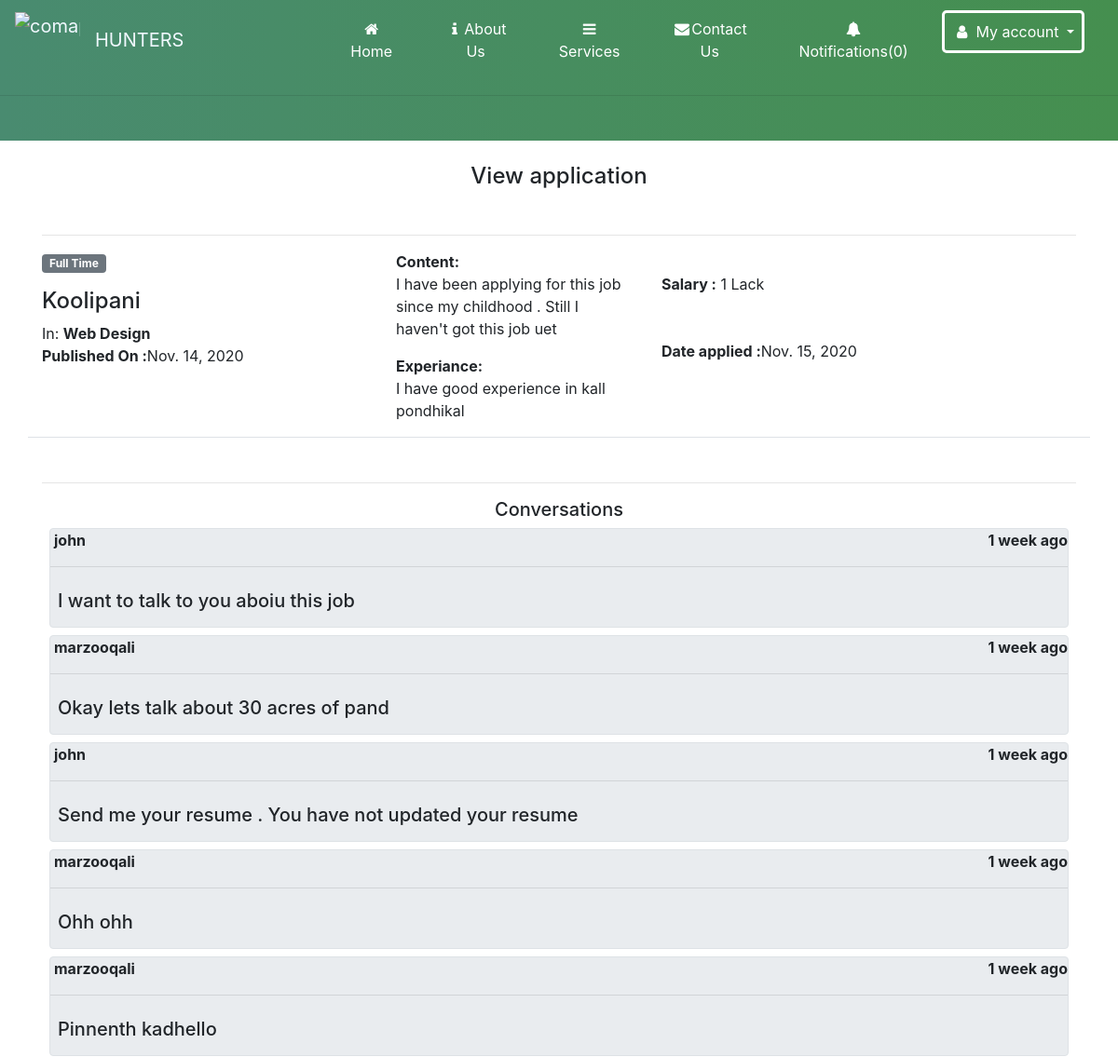
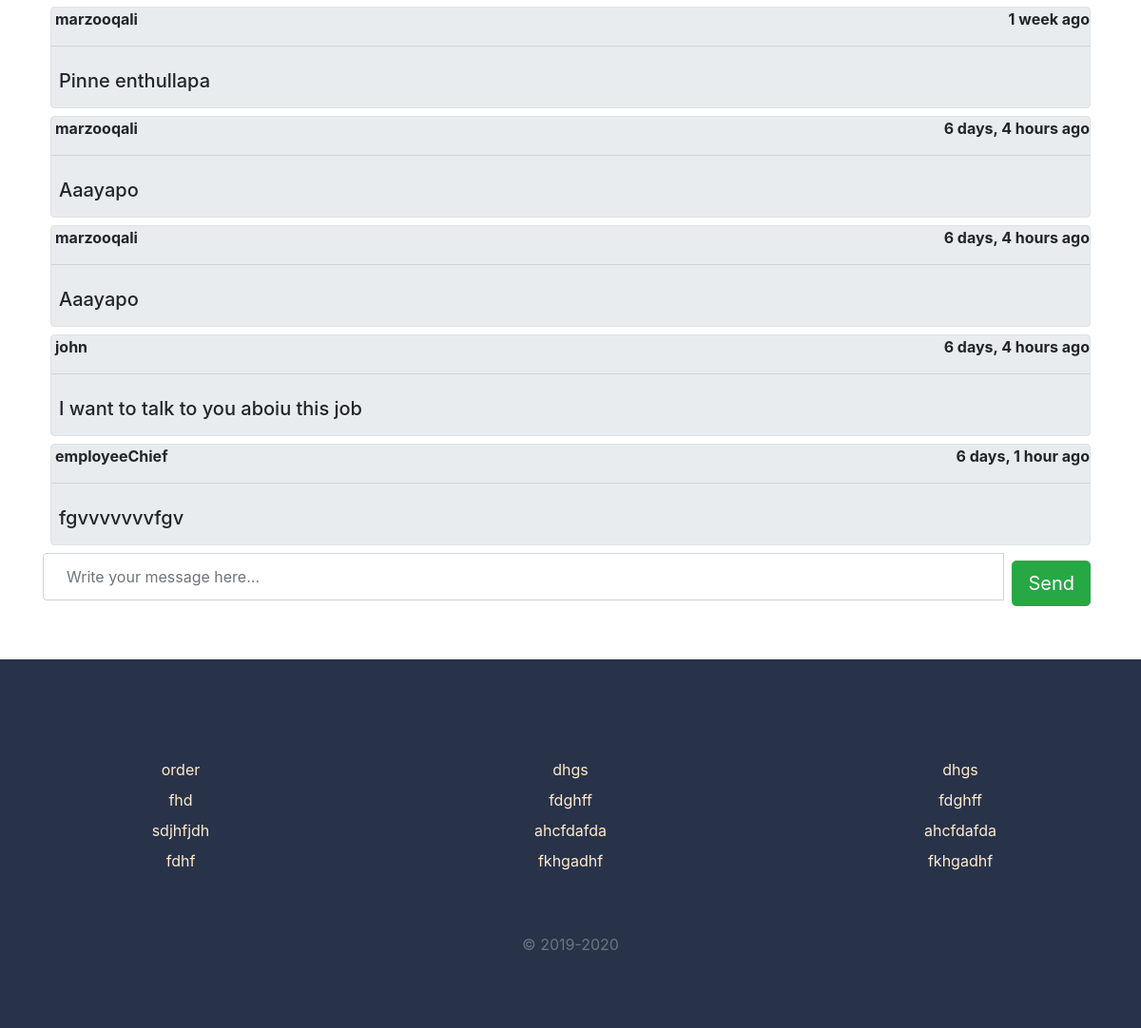
The app's page /application/15 (signed in) with its own data (2 pictures, top to bottom).
### home/models.py (models this page shows, shortened)
class Application(models.Model):
    job = models.ForeignKey(JobPosting,related_name='applications',on_delete=models.CASCADE)
    content=models.CharField( max_length=300)
    experiance=models.CharField(max_length=300)
    created_by = models.ForeignKey(User,related_name='applications', on_delete=models.CASCADE,
                        null=True ,  editable=False, blank=True)
    created_at = models.DateTimeField(auto_now_add=True)

class JobPosting(models.Model):
    created_by = models.ForeignKey(User,related_name='jobs', on_delete=models.CASCADE,
                        null=True ,  editable=False, blank=True)
    title = models.CharField(max_length=100)
    company_name = models.CharField(max_length=200)
    employment_status = models.CharField(choices=JOB_TYPE, max_length=10)
    vacancy = models.CharField(max_length=10, null=True)
    gender = models.CharField(choices=GENDER, max_length=30, null=True)
    category = models.CharField(choices=CATEGORY, max_length=30)
    description = models.TextField()
    responsibilities = models.TextField()
    experience = models.CharField(max_length=100)
    job_location = models.CharField(max_length=120)
    Salary = models.CharField(max_length=100, null=True, blank=True)
    application_deadline = models.DateTimeField()
    published_on = models.DateTimeField(auto_now_add=True)
    class Meta:
        ordering=['-published_on']

class ConversationMessage(models.Model):
    application = models.ForeignKey(Application,related_name='conversationmessages',on_delete=models.CASCADE)
    content=models.TextField()
    created_by = models.ForeignKey(User,related_name='conversationmessages', on_delete=models.CASCADE)
    created_at = models.DateTimeField(auto_now_add=True)
    class Meta:
        ordering=['created_at']

### home/views.py (the view, shortened to what this page needs)
# urls.py: path('application/<int:app_id>',views.view_application,name='view_application'),
@login_required
def view_application(request,app_id):
    if request.user.userprofile.is_employer:
        application = get_object_or_404(Application, pk= app_id, job__created_by= request.user)
    else:
        application = get_object_or_404(Application, pk= app_id, created_by= request.user)
    return render(request,'viewapplication.html',{'application':application})

### home/context_processors.py (called while the page is built)
def notification(request):
    if request.user.is_authenticated:
        return {'notifications':request.user.notifications.filter(is_read=False)}
    else:
        return {'notifications':[]}

### templates/viewapplication.html (shortened to what this page needs)
{% include 'navbar.html' %}
<section class="site-section mt-0 ">
    <div class="container pb-5 ">
        <h4 class="text-center m-5 pt-4 ">View application</h4>
        <hr>
        <div class="mb-5">
            <div class="row align-items-start job-item border-bottom pb-0 mb-3 pt-0">
                <div class="col-md-4 text-left">
                    <span class="badge badge-secondary px-2 py-1 mb-3">
              {{application.job.employment_status}}
            </span>
                    <h4>{{application.job.title}}</a>
                    </h4>
                    In: <strong>{{application.job.category}}</strong><br>
                    <strong> Published On :</strong>{{application.job.published_on|date}}
                </div>
                <div class="col-md-3 text-left">
                    <strong>Content:</strong>
                    <p>{{application.content}}</p>
                    <strong> Experiance:</strong>
                    <p>{{application.experiance}}</p>
                </div>
                <div class="col-md-3 pt-4 "> <strong class="text-black">Salary :</strong> {{application.job.Salary}}
                    <strong>    <p class="pt-5"> Date applied :</strong>{{application.created_at|date}} </p>
                </div>
            </div>
        </div>
        <hr>
        <h5 class="text-center  ">Conversations</h5>
        {% for message in application.conversationmessages.all %}
        <div class="chat_ib border rounded  m-2 p-0 jumbotron  ">
            <p class="font-weight-bold pl-1  pt-0 pb-0">{{message.created_by.username}} <span class="chat_date float-right pl-5">{{message.created_at|timesince}} ago </span></p>
            <hr>
            <h5 class=" p-2">{{message.content}}</h5>
        </div>
        {% empty %}
        <p class="text-center">Currently you don't have any messages </p>
        {% endfor %}
        <form method='POST'>{% csrf_token %}
            <div class="panel-footer">
                <div class="input-group">
                    <input type="textarea" name="content" id="id_content " class=" p-4  mb-2 form-control input-lg chat_input " placeholder="Write your message here..." />
                    <span class="input-group-btn">
                        <button class="btn btn-success  m-2 btn-lg"  type="submit">Send</button>
                        </span>
                </div>
            </div>
        </form>
</section>
{% include 'footer.html' %}

### templates/viewapplication.html (style rules this page uses)
body { background: -webkit-linear-gradient(left, #498b70, #458f4f); }
section { background: white; }

### records on screen
Application: job.employment_status "Full Time", job "Koolipani", job.category "Web Design", job.published_on "Nov. 14, 2020", content "I have been applying for this job since my childhood . Still I haven't got this job uet", experiance "I have good experience in kall pondhikal", job.Salary "1 Lack", created_at "Nov. 15, 2020"
ConversationMessage: created_by.username "john", created_at "1 week", content "I want to talk to you aboiu this job"
ConversationMessage: created_by.username "marzooqali", created_at "1 week", content "Okay lets talk about 30 acres of pand"
ConversationMessage: created_by.username "john", created_at "1 week", content "Send me your resume . You have not updated your resume"
ConversationMessage: created_by.username "marzooqali", created_at "1 week", content "Ohh ohh"
ConversationMessage: created_by.username "marzooqali", created_at "1 week", content "Pinnenth kadhello"
ConversationMessage: created_by.username "marzooqali", created_at "1 week", content "Pinne enthullapa"
ConversationMessage: created_by.username "marzooqali", created_at "6 days, 4 hours", content "Aaayapo"
ConversationMessage: created_by.username "marzooqali", created_at "6 days, 4 hours", content "Aaayapo"
ConversationMessage: created_by.username "john", created_at "6 days, 4 hours", content "I want to talk to you aboiu this job"
ConversationMessage: created_by.username "employeeChief", created_at "6 days, 1 hour", content "fgvvvvvvvfgv"

### other values on screen
{{ notifications.count }} "0"
